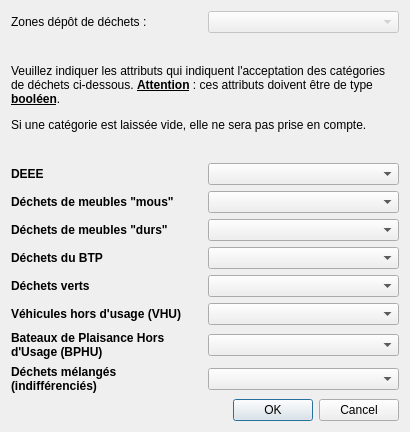
<?xml version="1.0" encoding="UTF-8"?>
<ui version="4.0">
 <class>Dialog</class>
 <widget class="QDialog" name="Dialog">
  <property name="geometry">
   <rect>
    <x>0</x>
    <y>0</y>
    <width>410</width>
    <height>432</height>
   </rect>
  </property>
  <property name="windowTitle">
   <string>Types de déchets acceptés aux zones de dépôt</string>
  </property>
  <layout class="QVBoxLayout" name="verticalLayout">
   <item>
    <layout class="QHBoxLayout" name="horizontalLayout">
     <item>
      <widget class="QLabel" name="label">
       <property name="text">
        <string>Zones dépôt de déchets :</string>
       </property>
      </widget>
     </item>
     <item>
      <widget class="QgsMapLayerComboBox" name="zoneDepotLayer_CBox">
       <property name="enabled">
        <bool>false</bool>
       </property>
      </widget>
     </item>
    </layout>
   </item>
   <item>
    <widget class="QLabel" name="label_10">
     <property name="text">
      <string>&lt;html&gt;&lt;head/&gt;&lt;body&gt;&lt;p&gt;Veuillez indiquer les attributs qui indiquent l'acceptation des catégories de déchets ci-dessous. &lt;span style=&quot; font-weight:600; text-decoration: underline;&quot;&gt;Attention&lt;/span&gt; : ces attributs doivent être de type &lt;span style=&quot; font-weight:600; text-decoration: underline;&quot;&gt;booléen&lt;/span&gt;.&lt;/p&gt;&lt;p&gt;Si une catégorie est laissée vide, elle ne sera pas prise en compte.&lt;/p&gt;&lt;/body&gt;&lt;/html&gt;</string>
     </property>
     <property name="wordWrap">
      <bool>true</bool>
     </property>
    </widget>
   </item>
   <item>
    <layout class="QHBoxLayout" name="horizontalLayout_2">
     <item>
      <widget class="QLabel" name="label_2">
       <property name="text">
        <string>&lt;html&gt;&lt;head/&gt;&lt;body&gt;&lt;p&gt;&lt;span style=&quot; font-weight:600;&quot;&gt;DEEE&lt;/span&gt;&lt;/p&gt;&lt;/body&gt;&lt;/html&gt;</string>
       </property>
      </widget>
     </item>
     <item>
      <widget class="QgsFieldComboBox" name="d3e_FieldCBox">
       <property name="allowEmptyFieldName">
        <bool>true</bool>
       </property>
      </widget>
     </item>
    </layout>
   </item>
   <item>
    <layout class="QHBoxLayout" name="horizontalLayout_3">
     <item>
      <widget class="QLabel" name="label_4">
       <property name="text">
        <string>&lt;html&gt;&lt;head/&gt;&lt;body&gt;&lt;p&gt;&lt;span style=&quot; font-weight:600;&quot;&gt;Déchets de meubles &amp;quot;mous&amp;quot;&lt;/span&gt;&lt;/p&gt;&lt;/body&gt;&lt;/html&gt;</string>
       </property>
       <property name="wordWrap">
        <bool>true</bool>
       </property>
      </widget>
     </item>
     <item>
      <widget class="QgsFieldComboBox" name="dmou_FieldCBox">
       <property name="allowEmptyFieldName">
        <bool>true</bool>
       </property>
      </widget>
     </item>
    </layout>
   </item>
   <item>
    <layout class="QHBoxLayout" name="horizontalLayout_4">
     <item>
      <widget class="QLabel" name="label_6">
       <property name="text">
        <string>&lt;html&gt;&lt;head/&gt;&lt;body&gt;&lt;p&gt;&lt;span style=&quot; font-weight:600;&quot;&gt;Déchets de meubles &amp;quot;durs&amp;quot;&lt;/span&gt;&lt;/p&gt;&lt;/body&gt;&lt;/html&gt;</string>
       </property>
       <property name="wordWrap">
        <bool>true</bool>
       </property>
      </widget>
     </item>
     <item>
      <widget class="QgsFieldComboBox" name="ddur_FieldCBox">
       <property name="allowEmptyFieldName">
        <bool>true</bool>
       </property>
      </widget>
     </item>
    </layout>
   </item>
   <item>
    <layout class="QHBoxLayout" name="horizontalLayout_5">
     <item>
      <widget class="QLabel" name="label_8">
       <property name="text">
        <string>&lt;html&gt;&lt;head/&gt;&lt;body&gt;&lt;p&gt;&lt;span style=&quot; font-weight:600;&quot;&gt;Déchets du BTP&lt;/span&gt;&lt;/p&gt;&lt;/body&gt;&lt;/html&gt;</string>
       </property>
       <property name="wordWrap">
        <bool>true</bool>
       </property>
      </widget>
     </item>
     <item>
      <widget class="QgsFieldComboBox" name="dbtp_FieldCBox">
       <property name="allowEmptyFieldName">
        <bool>true</bool>
       </property>
      </widget>
     </item>
    </layout>
   </item>
   <item>
    <layout class="QHBoxLayout" name="horizontalLayout_6">
     <item>
      <widget class="QLabel" name="label_11">
       <property name="text">
        <string>&lt;html&gt;&lt;head/&gt;&lt;body&gt;&lt;p&gt;&lt;span style=&quot; font-weight:600;&quot;&gt;Déchets verts&lt;/span&gt;&lt;/p&gt;&lt;/body&gt;&lt;/html&gt;</string>
       </property>
      </widget>
     </item>
     <item>
      <widget class="QgsFieldComboBox" name="dvert_FieldCBox">
       <property name="allowEmptyFieldName">
        <bool>true</bool>
       </property>
      </widget>
     </item>
    </layout>
   </item>
   <item>
    <layout class="QHBoxLayout" name="horizontalLayout_7">
     <item>
      <widget class="QLabel" name="label_13">
       <property name="text">
        <string>&lt;html&gt;&lt;head/&gt;&lt;body&gt;&lt;p&gt;&lt;span style=&quot; font-weight:600;&quot;&gt;Véhicules hors d'usage (VHU)&lt;/span&gt;&lt;/p&gt;&lt;/body&gt;&lt;/html&gt;</string>
       </property>
       <property name="wordWrap">
        <bool>true</bool>
       </property>
      </widget>
     </item>
     <item>
      <widget class="QgsFieldComboBox" name="vhu_FieldCBox">
       <property name="allowEmptyFieldName">
        <bool>true</bool>
       </property>
      </widget>
     </item>
    </layout>
   </item>
   <item>
    <layout class="QHBoxLayout" name="horizontalLayout_8">
     <item>
      <widget class="QLabel" name="label_15">
       <property name="text">
        <string>&lt;html&gt;&lt;head/&gt;&lt;body&gt;&lt;p&gt;&lt;span style=&quot; font-weight:600;&quot;&gt;Bateaux de Plaisance Hors d'Usage (BPHU)&lt;/span&gt;&lt;/p&gt;&lt;/body&gt;&lt;/html&gt;</string>
       </property>
       <property name="wordWrap">
        <bool>true</bool>
       </property>
      </widget>
     </item>
     <item>
      <widget class="QgsFieldComboBox" name="bphu_FieldCBox">
       <property name="allowEmptyFieldName">
        <bool>true</bool>
       </property>
      </widget>
     </item>
    </layout>
   </item>
   <item>
    <layout class="QHBoxLayout" name="horizontalLayout_9">
     <item>
      <widget class="QLabel" name="label_17">
       <property name="text">
        <string>&lt;html&gt;&lt;head/&gt;&lt;body&gt;&lt;p&gt;&lt;span style=&quot; font-weight:600;&quot;&gt;Déchets mélangés (indifférenciés)&lt;/span&gt;&lt;/p&gt;&lt;/body&gt;&lt;/html&gt;</string>
       </property>
       <property name="wordWrap">
        <bool>true</bool>
       </property>
      </widget>
     </item>
     <item>
      <widget class="QgsFieldComboBox" name="dmelange_FieldCBox">
       <property name="allowEmptyFieldName">
        <bool>true</bool>
       </property>
      </widget>
     </item>
    </layout>
   </item>
   <item>
    <widget class="QDialogButtonBox" name="buttonBox">
     <property name="orientation">
      <enum>Qt::Horizontal</enum>
     </property>
     <property name="standardButtons">
      <set>QDialogButtonBox::Cancel|QDialogButtonBox::Ok</set>
     </property>
    </widget>
   </item>
  </layout>
 </widget>
 <customwidgets>
  <customwidget>
   <class>QgsFieldComboBox</class>
   <extends>QComboBox</extends>
   <header>qgsfieldcombobox.h</header>
  </customwidget>
  <customwidget>
   <class>QgsMapLayerComboBox</class>
   <extends>QComboBox</extends>
   <header>qgsmaplayercombobox.h</header>
  </customwidget>
 </customwidgets>
 <resources/>
 <connections>
  <connection>
   <sender>buttonBox</sender>
   <signal>accepted()</signal>
   <receiver>Dialog</receiver>
   <slot>accept()</slot>
   <hints>
    <hint type="sourcelabel">
     <x>227</x>
     <y>400</y>
    </hint>
    <hint type="destinationlabel">
     <x>157</x>
     <y>274</y>
    </hint>
   </hints>
  </connection>
  <connection>
   <sender>buttonBox</sender>
   <signal>rejected()</signal>
   <receiver>Dialog</receiver>
   <slot>reject()</slot>
   <hints>
    <hint type="sourcelabel">
     <x>295</x>
     <y>406</y>
    </hint>
    <hint type="destinationlabel">
     <x>286</x>
     <y>274</y>
    </hint>
   </hints>
  </connection>
  <connection>
   <sender>zoneDepotLayer_CBox</sender>
   <signal>layerChanged(QgsMapLayer*)</signal>
   <receiver>d3e_FieldCBox</receiver>
   <slot>setLayer(QgsMapLayer*)</slot>
   <hints>
    <hint type="sourcelabel">
     <x>262</x>
     <y>26</y>
    </hint>
    <hint type="destinationlabel">
     <x>301</x>
     <y>112</y>
    </hint>
   </hints>
  </connection>
  <connection>
   <sender>zoneDepotLayer_CBox</sender>
   <signal>layerChanged(QgsMapLayer*)</signal>
   <receiver>dmou_FieldCBox</receiver>
   <slot>setLayer(QgsMapLayer*)</slot>
   <hints>
    <hint type="sourcelabel">
     <x>321</x>
     <y>19</y>
    </hint>
    <hint type="destinationlabel">
     <x>311</x>
     <y>156</y>
    </hint>
   </hints>
  </connection>
  <connection>
   <sender>zoneDepotLayer_CBox</sender>
   <signal>layerChanged(QgsMapLayer*)</signal>
   <receiver>ddur_FieldCBox</receiver>
   <slot>setLayer(QgsMapLayer*)</slot>
   <hints>
    <hint type="sourcelabel">
     <x>338</x>
     <y>29</y>
    </hint>
    <hint type="destinationlabel">
     <x>311</x>
     <y>195</y>
    </hint>
   </hints>
  </connection>
  <connection>
   <sender>zoneDepotLayer_CBox</sender>
   <signal>layerChanged(QgsMapLayer*)</signal>
   <receiver>dbtp_FieldCBox</receiver>
   <slot>setLayer(QgsMapLayer*)</slot>
   <hints>
    <hint type="sourcelabel">
     <x>282</x>
     <y>31</y>
    </hint>
    <hint type="destinationlabel">
     <x>300</x>
     <y>234</y>
    </hint>
   </hints>
  </connection>
  <connection>
   <sender>zoneDepotLayer_CBox</sender>
   <signal>layerChanged(QgsMapLayer*)</signal>
   <receiver>dvert_FieldCBox</receiver>
   <slot>setLayer(QgsMapLayer*)</slot>
   <hints>
    <hint type="sourcelabel">
     <x>306</x>
     <y>30</y>
    </hint>
    <hint type="destinationlabel">
     <x>316</x>
     <y>268</y>
    </hint>
   </hints>
  </connection>
  <connection>
   <sender>zoneDepotLayer_CBox</sender>
   <signal>layerChanged(QgsMapLayer*)</signal>
   <receiver>vhu_FieldCBox</receiver>
   <slot>setLayer(QgsMapLayer*)</slot>
   <hints>
    <hint type="sourcelabel">
     <x>343</x>
     <y>30</y>
    </hint>
    <hint type="destinationlabel">
     <x>309</x>
     <y>303</y>
    </hint>
   </hints>
  </connection>
  <connection>
   <sender>zoneDepotLayer_CBox</sender>
   <signal>layerChanged(QgsMapLayer*)</signal>
   <receiver>bphu_FieldCBox</receiver>
   <slot>setLayer(QgsMapLayer*)</slot>
   <hints>
    <hint type="sourcelabel">
     <x>340</x>
     <y>23</y>
    </hint>
    <hint type="destinationlabel">
     <x>312</x>
     <y>347</y>
    </hint>
   </hints>
  </connection>
  <connection>
   <sender>zoneDepotLayer_CBox</sender>
   <signal>layerChanged(QgsMapLayer*)</signal>
   <receiver>dmelange_FieldCBox</receiver>
   <slot>setLayer(QgsMapLayer*)</slot>
   <hints>
    <hint type="sourcelabel">
     <x>353</x>
     <y>22</y>
    </hint>
    <hint type="destinationlabel">
     <x>312</x>
     <y>368</y>
    </hint>
   </hints>
  </connection>
 </connections>
</ui>
